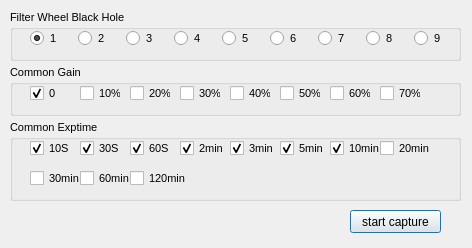
<?xml version="1.0" encoding="UTF-8"?>
<ui version="4.0">
 <class>DarkFrameTool</class>
 <widget class="QDialog" name="DarkFrameTool">
  <property name="geometry">
   <rect>
    <x>0</x>
    <y>0</y>
    <width>472</width>
    <height>248</height>
   </rect>
  </property>
  <property name="font">
   <font>
    <family>Tahoma</family>
    <pointsize>8</pointsize>
   </font>
  </property>
  <property name="windowTitle">
   <string>Capture Dark Frame Tool</string>
  </property>
  <widget class="QGroupBox" name="grpBox_gainsetting">
   <property name="geometry">
    <rect>
     <x>10</x>
     <y>65</y>
     <width>451</width>
     <height>51</height>
    </rect>
   </property>
   <property name="title">
    <string>Common Gain</string>
   </property>
   <widget class="QCheckBox" name="checkBox_gain_0">
    <property name="geometry">
     <rect>
      <x>20</x>
      <y>20</y>
      <width>41</width>
      <height>16</height>
     </rect>
    </property>
    <property name="text">
     <string>0</string>
    </property>
    <property name="checked">
     <bool>true</bool>
    </property>
   </widget>
   <widget class="QCheckBox" name="checkBox_gain_10">
    <property name="geometry">
     <rect>
      <x>70</x>
      <y>20</y>
      <width>41</width>
      <height>16</height>
     </rect>
    </property>
    <property name="text">
     <string>10%</string>
    </property>
   </widget>
   <widget class="QCheckBox" name="checkBox_gain_20">
    <property name="geometry">
     <rect>
      <x>120</x>
      <y>20</y>
      <width>41</width>
      <height>16</height>
     </rect>
    </property>
    <property name="text">
     <string>20%</string>
    </property>
   </widget>
   <widget class="QCheckBox" name="checkBox_gain_30">
    <property name="geometry">
     <rect>
      <x>170</x>
      <y>20</y>
      <width>41</width>
      <height>16</height>
     </rect>
    </property>
    <property name="text">
     <string>30%</string>
    </property>
   </widget>
   <widget class="QCheckBox" name="checkBox_gain_40">
    <property name="geometry">
     <rect>
      <x>220</x>
      <y>20</y>
      <width>41</width>
      <height>16</height>
     </rect>
    </property>
    <property name="text">
     <string>40%</string>
    </property>
   </widget>
   <widget class="QCheckBox" name="checkBox_gain_50">
    <property name="geometry">
     <rect>
      <x>270</x>
      <y>20</y>
      <width>41</width>
      <height>16</height>
     </rect>
    </property>
    <property name="text">
     <string>50%</string>
    </property>
   </widget>
   <widget class="QCheckBox" name="checkBox_gain_60">
    <property name="geometry">
     <rect>
      <x>320</x>
      <y>20</y>
      <width>41</width>
      <height>16</height>
     </rect>
    </property>
    <property name="text">
     <string>60%</string>
    </property>
   </widget>
   <widget class="QCheckBox" name="checkBox_gain_70">
    <property name="geometry">
     <rect>
      <x>370</x>
      <y>20</y>
      <width>41</width>
      <height>16</height>
     </rect>
    </property>
    <property name="text">
     <string>70%</string>
    </property>
   </widget>
  </widget>
  <widget class="QPushButton" name="pBtn_startcapture">
   <property name="geometry">
    <rect>
     <x>350</x>
     <y>210</y>
     <width>91</width>
     <height>23</height>
    </rect>
   </property>
   <property name="font">
    <font>
     <family>Tahoma</family>
     <pointsize>9</pointsize>
    </font>
   </property>
   <property name="text">
    <string>start capture</string>
   </property>
  </widget>
  <widget class="QGroupBox" name="grpBox_ditherSetting">
   <property name="geometry">
    <rect>
     <x>10</x>
     <y>120</y>
     <width>451</width>
     <height>81</height>
    </rect>
   </property>
   <property name="title">
    <string>Common Exptime</string>
   </property>
   <widget class="QCheckBox" name="checkBox_exp_10S">
    <property name="geometry">
     <rect>
      <x>20</x>
      <y>20</y>
      <width>51</width>
      <height>16</height>
     </rect>
    </property>
    <property name="text">
     <string>10S</string>
    </property>
    <property name="checked">
     <bool>true</bool>
    </property>
   </widget>
   <widget class="QCheckBox" name="checkBox_exp_30S">
    <property name="geometry">
     <rect>
      <x>70</x>
      <y>20</y>
      <width>51</width>
      <height>16</height>
     </rect>
    </property>
    <property name="text">
     <string>30S</string>
    </property>
    <property name="checked">
     <bool>true</bool>
    </property>
   </widget>
   <widget class="QCheckBox" name="checkBox_exp_60S">
    <property name="geometry">
     <rect>
      <x>120</x>
      <y>20</y>
      <width>51</width>
      <height>16</height>
     </rect>
    </property>
    <property name="text">
     <string>60S</string>
    </property>
    <property name="checked">
     <bool>true</bool>
    </property>
   </widget>
   <widget class="QCheckBox" name="checkBox_exp_120S">
    <property name="geometry">
     <rect>
      <x>170</x>
      <y>20</y>
      <width>51</width>
      <height>16</height>
     </rect>
    </property>
    <property name="text">
     <string>2min</string>
    </property>
    <property name="checked">
     <bool>true</bool>
    </property>
   </widget>
   <widget class="QCheckBox" name="checkBox_exp_180S">
    <property name="geometry">
     <rect>
      <x>220</x>
      <y>20</y>
      <width>51</width>
      <height>16</height>
     </rect>
    </property>
    <property name="text">
     <string>3min</string>
    </property>
    <property name="checked">
     <bool>true</bool>
    </property>
   </widget>
   <widget class="QCheckBox" name="checkBox_exp_300S">
    <property name="geometry">
     <rect>
      <x>270</x>
      <y>20</y>
      <width>51</width>
      <height>16</height>
     </rect>
    </property>
    <property name="text">
     <string>5min</string>
    </property>
    <property name="checked">
     <bool>true</bool>
    </property>
   </widget>
   <widget class="QCheckBox" name="checkBox_exp_600S">
    <property name="geometry">
     <rect>
      <x>320</x>
      <y>20</y>
      <width>51</width>
      <height>16</height>
     </rect>
    </property>
    <property name="text">
     <string>10min</string>
    </property>
    <property name="checked">
     <bool>true</bool>
    </property>
   </widget>
   <widget class="QCheckBox" name="checkBox_exp_1800S">
    <property name="geometry">
     <rect>
      <x>20</x>
      <y>50</y>
      <width>51</width>
      <height>16</height>
     </rect>
    </property>
    <property name="text">
     <string>30min</string>
    </property>
   </widget>
   <widget class="QCheckBox" name="checkBox_exp_1200S">
    <property name="geometry">
     <rect>
      <x>370</x>
      <y>20</y>
      <width>51</width>
      <height>16</height>
     </rect>
    </property>
    <property name="text">
     <string>20min</string>
    </property>
   </widget>
   <widget class="QCheckBox" name="checkBox_exp_3600S">
    <property name="geometry">
     <rect>
      <x>70</x>
      <y>50</y>
      <width>51</width>
      <height>16</height>
     </rect>
    </property>
    <property name="text">
     <string>60min</string>
    </property>
   </widget>
   <widget class="QCheckBox" name="checkBox_exp_7200S">
    <property name="geometry">
     <rect>
      <x>120</x>
      <y>50</y>
      <width>61</width>
      <height>16</height>
     </rect>
    </property>
    <property name="text">
     <string>120min</string>
    </property>
   </widget>
  </widget>
  <widget class="QGroupBox" name="grpBox_filterwheel">
   <property name="geometry">
    <rect>
     <x>10</x>
     <y>10</y>
     <width>451</width>
     <height>51</height>
    </rect>
   </property>
   <property name="title">
    <string>Filter Wheel Black Hole</string>
   </property>
   <widget class="QRadioButton" name="radioButton_filter0">
    <property name="geometry">
     <rect>
      <x>20</x>
      <y>20</y>
      <width>31</width>
      <height>16</height>
     </rect>
    </property>
    <property name="text">
     <string>1</string>
    </property>
    <property name="checked">
     <bool>true</bool>
    </property>
   </widget>
   <widget class="QRadioButton" name="radioButton_filter1">
    <property name="geometry">
     <rect>
      <x>68</x>
      <y>20</y>
      <width>31</width>
      <height>16</height>
     </rect>
    </property>
    <property name="text">
     <string>2</string>
    </property>
   </widget>
   <widget class="QRadioButton" name="radioButton_filter2">
    <property name="geometry">
     <rect>
      <x>116</x>
      <y>20</y>
      <width>31</width>
      <height>16</height>
     </rect>
    </property>
    <property name="text">
     <string>3</string>
    </property>
   </widget>
   <widget class="QRadioButton" name="radioButton_filter3">
    <property name="geometry">
     <rect>
      <x>164</x>
      <y>20</y>
      <width>31</width>
      <height>16</height>
     </rect>
    </property>
    <property name="text">
     <string>4</string>
    </property>
   </widget>
   <widget class="QRadioButton" name="radioButton_filter4">
    <property name="geometry">
     <rect>
      <x>212</x>
      <y>20</y>
      <width>31</width>
      <height>16</height>
     </rect>
    </property>
    <property name="text">
     <string>5</string>
    </property>
   </widget>
   <widget class="QRadioButton" name="radioButton_filter5">
    <property name="geometry">
     <rect>
      <x>260</x>
      <y>20</y>
      <width>31</width>
      <height>16</height>
     </rect>
    </property>
    <property name="text">
     <string>6</string>
    </property>
   </widget>
   <widget class="QRadioButton" name="radioButton_filter6">
    <property name="geometry">
     <rect>
      <x>308</x>
      <y>20</y>
      <width>31</width>
      <height>16</height>
     </rect>
    </property>
    <property name="text">
     <string>7</string>
    </property>
   </widget>
   <widget class="QRadioButton" name="radioButton_filter7">
    <property name="geometry">
     <rect>
      <x>356</x>
      <y>20</y>
      <width>31</width>
      <height>16</height>
     </rect>
    </property>
    <property name="text">
     <string>8</string>
    </property>
   </widget>
   <widget class="QRadioButton" name="radioButton_filter8">
    <property name="geometry">
     <rect>
      <x>404</x>
      <y>20</y>
      <width>31</width>
      <height>16</height>
     </rect>
    </property>
    <property name="text">
     <string>9</string>
    </property>
   </widget>
  </widget>
 </widget>
 <resources/>
 <connections/>
</ui>
